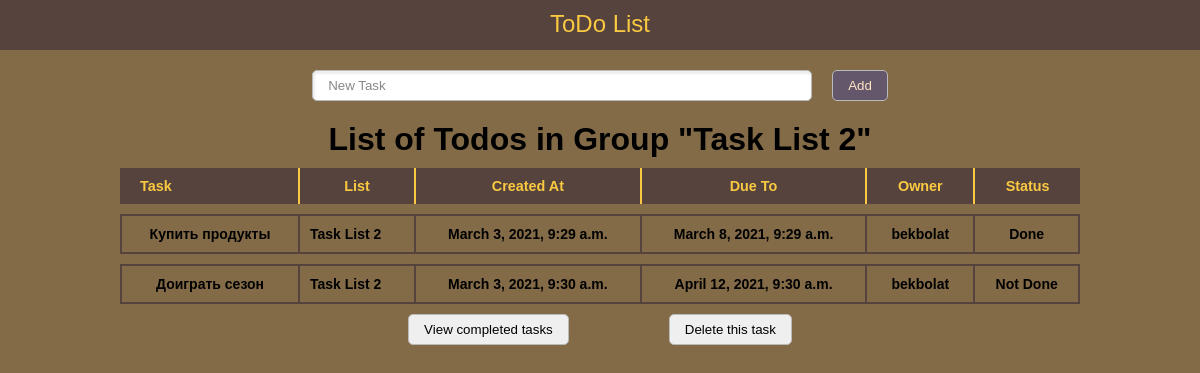
/2, run on the app's committed database.
### main/models.py (models this page shows, shortened)
class TaskGroup(models.Model):
    name = models.CharField(verbose_name='Название группы',
                            max_length=100)
    class Meta:
        verbose_name = 'Группа задач'
        verbose_name_plural = 'Группы задач'
    def __str__(self):
        return self.name

class Task(models.Model):
    DONE_CHOICE = (
        (True, "Закончено"),
        (False, "В прогрессе")
    )
    group = models.ForeignKey(TaskGroup, on_delete=models.CASCADE, verbose_name='Группа задачи')
    owner = models.ForeignKey(User, on_delete=models.CASCADE, verbose_name='Владелец задачи')
    title = models.CharField(max_length=100, verbose_name="Название задачи")
    created = models.DateTimeField(verbose_name='Дата создания', auto_now_add=True)
    due_on = models.DateTimeField(verbose_name='Дата выполнение')
    done = models.BooleanField(choices=DONE_CHOICE, verbose_name='Статус', default=False)
    class Meta:
        verbose_name = 'Задача'
        verbose_name_plural = 'Задачи'
        ordering = ['created']

### main/views.py (the view)
# urls.py: path('', index),
def index(request, group_key=""):
    group = TaskGroup
    try:
        if group_key:
            group = TaskGroup.objects.get(id=group_key)
            context = {
                'todos': Task.objects.all().filter(group=group_key),
                'group': group
            }
        else:
            context = {
                'todos': Task.objects.all(),
                'group': 'All'
            }
    except TaskGroup.DoesNotExist:
        context = {
            'todos': Task.objects.all(),
            'group': 'All'
        }
    return render(request, template_name='todos.html', context=context)

### main/templates/todos.html
{% extends "index.html" %}
{%block body%}
    <h1 class="list">List of Todos in Group "{{ group }}"</h1>
    <div class="todos">
        <table class="to-do-items">
            <tr>
                <th>Task</th>
                <th>List</th>
                <th>Created At</th>
                <th>Due To</th>
                <th>Owner</th>
                <th>Status</th>
            </tr>
            {% for todo in todos %}
            <tr>
                <td>{{ todo.title }} </td>
                <td>{{ todo.group }} </td>
                <td>{{ todo.created }}</td>
                <td>{{ todo.due_on }}</td>
                <td>{{ todo.owner }}</td>
                <td>{% if todo.done %} Done
                {% else %}
                    Not Done
                {% endif %}</td>
            </tr>
            {% endfor %}
        </table>
    </div>
{% endblock %}

### main/static/index.css (style rules this page uses)
* { padding: 0; margin: 0; box-sizing: border-box; font-family: Helvetica, sans-serif; }
body { background-color: #836b48; }
.list { margin-top: 20px; text-align: center; }
::placeholder { color: rgb(135, 135, 135); }
.to-do-items { width: 80%; border-spacing: 0 10px; font-family: 'Open Sans', sans-serif; font-weight: bold; }
.to-do-items th { padding: 10px 20px; background: #56433D; color: #F9C941; border-right: 2px solid; font-size: 0.9em; }
.to-do-items th:first-child { text-align: left; }
.to-do-items th:last-child { border-right: none; }
.to-do-items td { vertical-align: middle; padding: 10px; font-size: 14px; text-align: center; border-top: 2px solid #56433D; border-bottom: 2px solid #56433D; border-right: 2px solid #56433D; }
.to-do-items td:first-child { border-left: 2px solid #56433D; border-right: 2px solid #56433D; }
.to-do-items td:nth-child(2) { text-align: left; }
.todos { width: 100%; display: flex; justify-content: center; }

### data on the page
TaskGroup: name "Task List 2"
Task: title "Купить продукты", group "Task List 2", created "March 3, 2021, 9:29 a.m.", due_on "March 8, 2021, 9:29 a.m.", owner "bekbolat", done "Done"
Task: title "Доиграть сезон", group "Task List 2", created "March 3, 2021, 9:30 a.m.", due_on "April 12, 2021, 9:30 a.m.", owner "bekbolat", done "Not Done"
